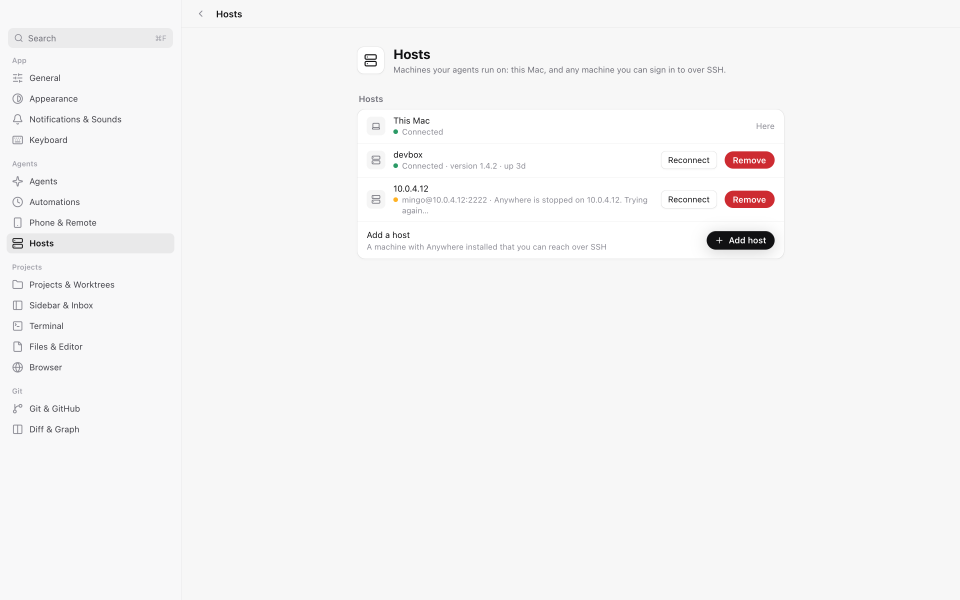
#> input picture .ui-review/remote-hosts/w3a-before-sample.png, 2880 x 1800 px (shown at 1/3 size)
$ python pair.py ../../../../.ui-review/remote-hosts/w3a-before-sample.png ../../../../.ui-review/remote-hosts/impl-changes.png out.png
#> lines starting #> are read from the running program, lines starting #| are printed output that depends on the picture
"""pair.py <ours.png> <capture.png> <out.png> — the capture flattened on black above our `Window` still, both at 1440×900, to compare by eye.

Captures from drive.sh are translucent in dark (the window is 0x121212d9); flattening both on the same black is the only fair comparison.
"""
import sys
from PIL import Image

ours = Image.open(sys.argv[1]).convert("RGB").resize((1440, 900))
cap = Image.open(sys.argv[2]).convert("RGBA").resize((1440, 900))
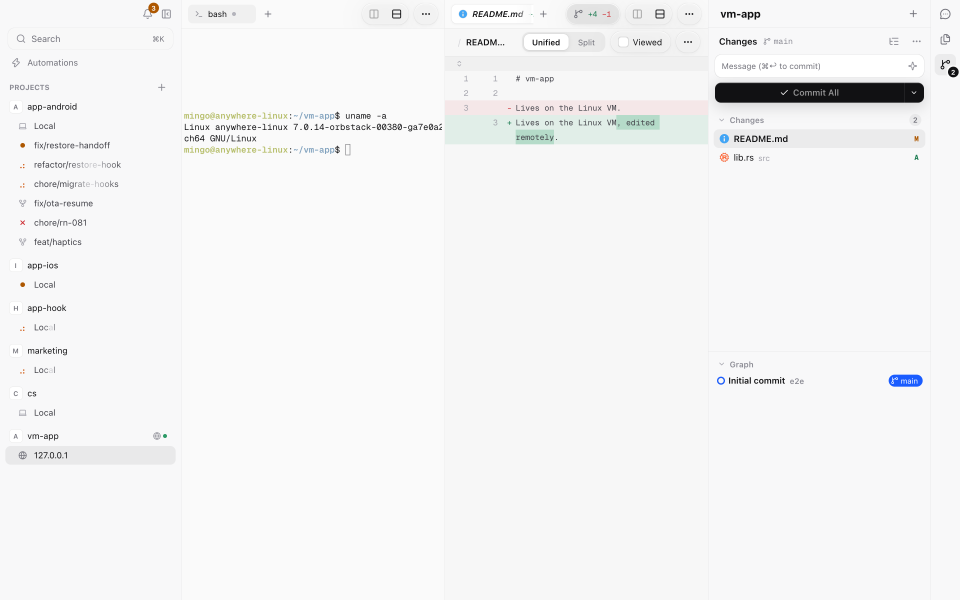
#> input picture .ui-review/remote-hosts/impl-changes.png, 2880 x 1800 px (shown at 1/3 size)
bg = Image.new("RGBA", cap.size, (0, 0, 0, 255))
bg.alpha_composite(cap)
out = Image.new("RGB", (1440, 1800))
#> out: PIL image 1440x1800 RGB; every value is 0
out.paste(bg.convert("RGB"), (0, 0))
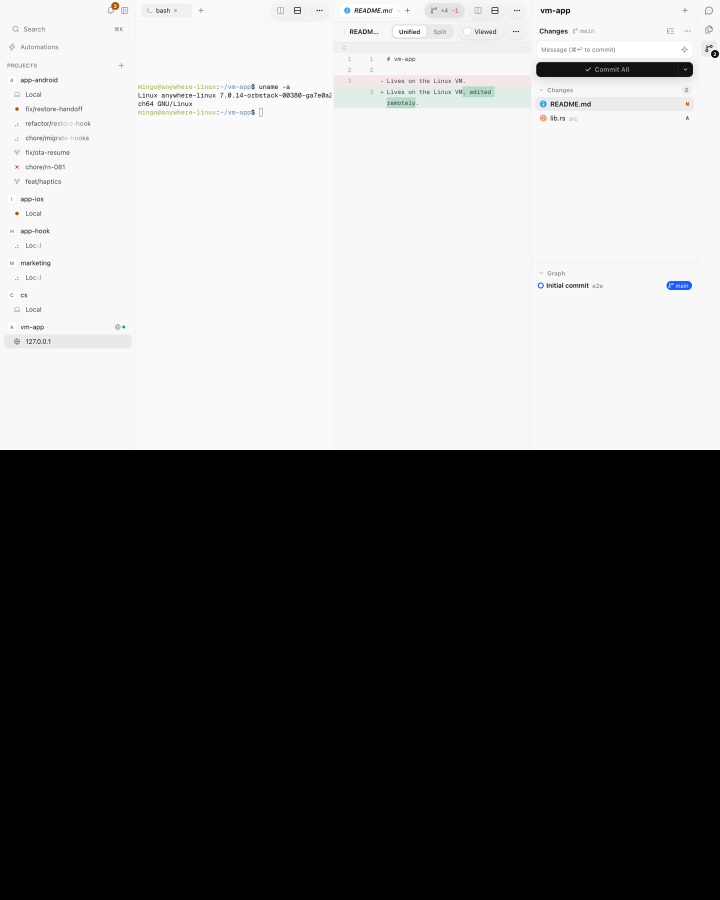
#> out: PIL image 1440x1800 RGB (shown at 1/2 size); mean R, G, B 122, 122.1, 122.3
out.paste(ours, (0, 900))
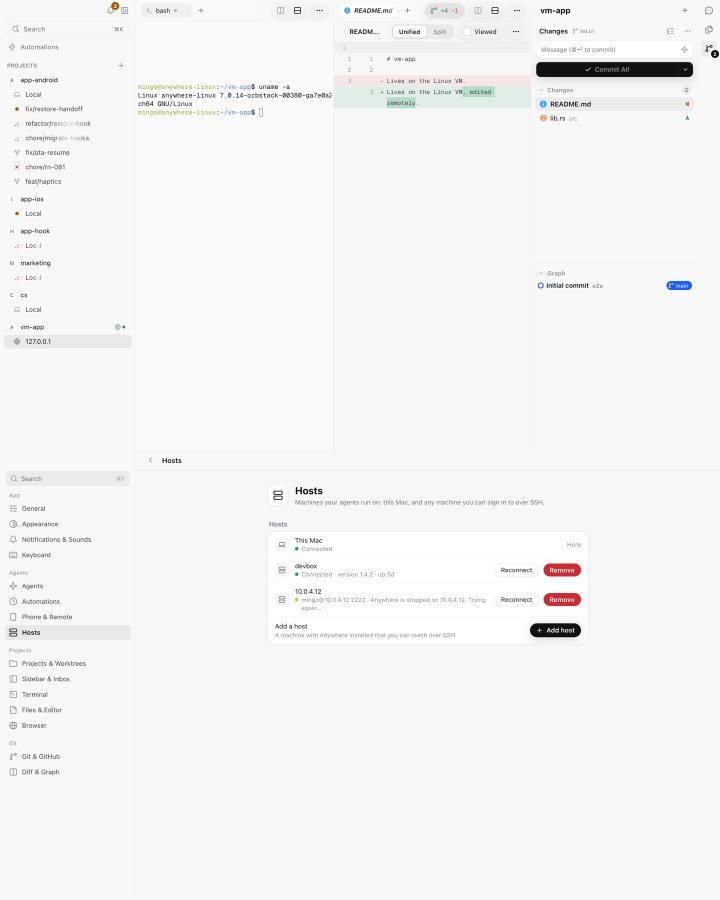
#> out: PIL image 1440x1800 RGB (shown at 1/2 size); mean R, G, B 245, 244.9, 245.2
out.resize((1000, 1250)).save(sys.argv[3])
